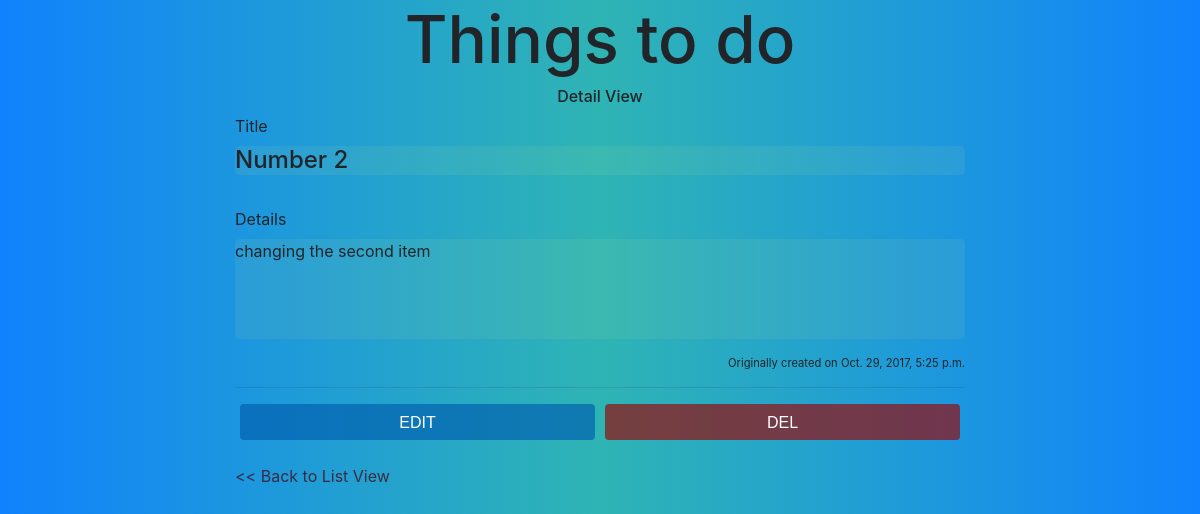
Page /details/2/ on the committed database.
### todoapp/models.py (models this page shows, shortened)
class Todo(models.Model):
    title = models.CharField(max_length=200)
    text = models.TextField()
    created_at = models.DateTimeField(default=datetime.now, blank=True)

### todoapp/views.py (the view)
# urls.py: url(r'^details/(?P<id>\w{0,50})/$', views.details),
def details(request, id):
    todo = Todo.objects.get(id=id)
    context = {
        'todo': todo
    }
    return render(request, 'details.html', context)

### todoapp/templates/details.html
{% include 'partials/header.html' %}
<nav class="nav justify-content-center">
        <h6>Detail View</h6>
</nav>
<div class="container-fluid wrapper">
    <form>
        <label for="title">Title</label>
        <br/>
        <h4 class="details-view title-input">{{todo.title}}</h4>
        <br>
        <label for="text">Details</label>
        <br>
        <p class="details-view details-input">{{todo.text}}</p>
        <p class="timestamp">Originally created on {{todo.created_at}}</p>
    </form>
    <hr>
        <div class="nav justify-content-center">
            <nav class="nav nav-pills nav-justified">
                <a class="nav-item nav-link button edit-button" href="/todoapp/edit/{{todo.id}}">EDIT</a>
                <a class="nav-item nav-link button delete-button" href="/todoapp/delete/{{todo.id}}">DEL</a>
            </nav>
        </div>
    <br>
    <a href="/todoapp"> << Back to List View</a>
</div>
{% include 'partials/footer.html' %}

### todoapp/static/css/style.css (style rules this page uses)
body { background: linear-gradient(to right, rgb(16, 130, 252), rgb(47, 180, 180), rgb(16, 130, 252)); }
a { color: rgba(66, 0, 10, 0.719); }
.timestamp { text-align: right; font-size: .7em; }
.nav-pills .nav-link { border-radius: 50%; }
.button { font: 1em Arial; color: #ffffff; height: 70px; width: 70px; padding-top: 25px; }
.details-view { background-color: white; }
p.details-view { min-height: 100px; }
.edit-button { background-color: rgba(0, 96, 175, 0.678); margin: 0 5px; }
.delete-button { background-color: rgba(151, 9, 9, 0.678); margin: 0 5px; }
.title-input { background-color: #fffd7010; width: 100%; border-radius: 5px; }
.details-input { background-color: #fffd7010; width: 100%; border-radius: 5px; }
@media (min-width: 576px) { .button { height: 80px; width: 80px; padding-top: 30px; } }
@media (min-width: 768px) { .wrapper { max-width: 760px; } }
@media (min-width: 768px) { .nav { display: flex; flex-grow: 1; } }
@media (min-width: 768px) { .nav-pills .nav-link { border-radius: 4px; } }
@media (min-width: 768px) { .button { padding-top: 10px; } }
@media (min-width: 768px) { .edit-button { height: 100%; } }
@media (min-width: 768px) { .delete-button { height: 100%; } }

### rows in the picture
Todo: title "Number 2", text "changing the second item", created_at "Oct. 29, 2017, 5:25 p.m."
